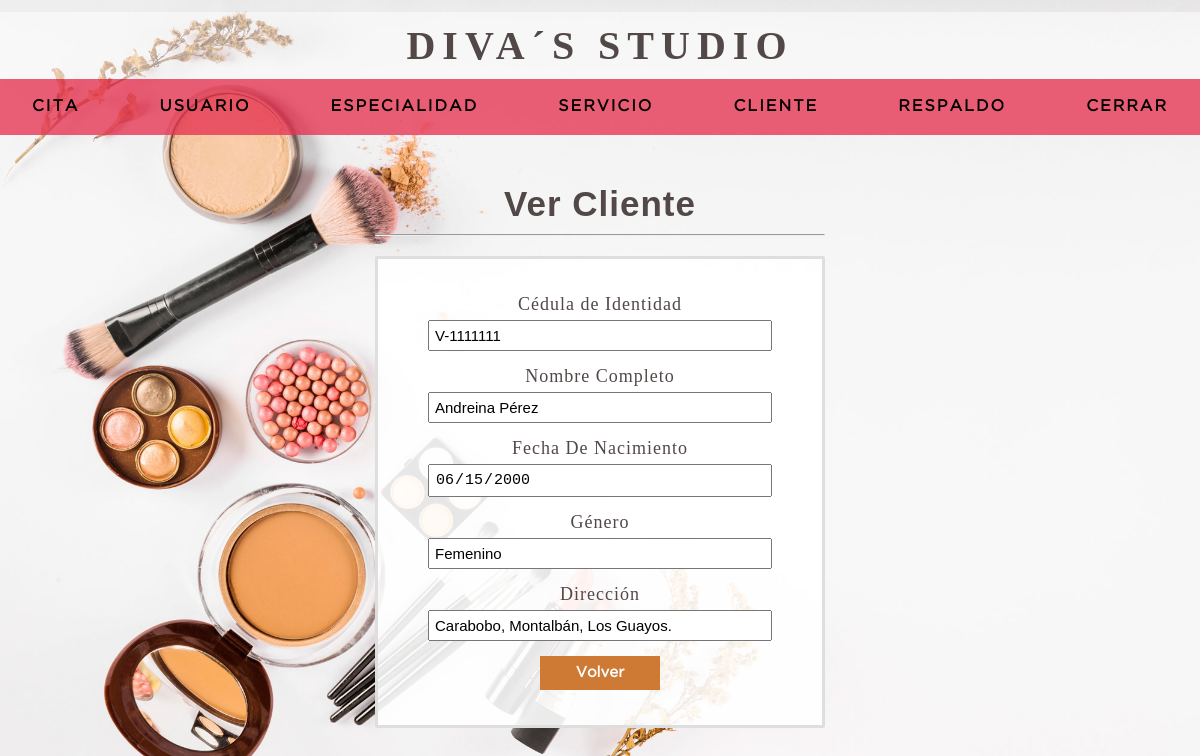
The app's page /mas_cliente.php?ci=V-1111111 (signed in) with its own data.
### tables this page shows
CREATE TABLE `cliente` (
  `ci_cliente` varchar(20) NOT NULL,
  `nombre` varchar(50) NOT NULL,
  `apellido` varchar(50) NOT NULL,
  `fecha_nacimiento` date NOT NULL,
  `codgenero` int(11) NOT NULL,
  `fechaingreso` timestamp NOT NULL DEFAULT current_timestamp() ON UPDATE current_timestamp(),
  `estatus` int(1) NOT NULL DEFAULT 1,
  PRIMARY KEY (`ci_cliente`) USING BTREE,
  KEY `codgenero` (`codgenero`),
  CONSTRAINT `cliente_ibfk_1` FOREIGN KEY (`codgenero`) REFERENCES `genero` (`codgenero`) ON DELETE CASCADE ON UPDATE CASCADE
);

CREATE TABLE `genero` (
  `codgenero` int(11) NOT NULL AUTO_INCREMENT,
  `descripcion` varchar(30) NOT NULL,
  PRIMARY KEY (`codgenero`)
);

CREATE TABLE `estados` (
  `id_estado` int(11) NOT NULL AUTO_INCREMENT,
  `estado` varchar(250) NOT NULL,
  PRIMARY KEY (`id_estado`)
);

CREATE TABLE `ciudades` (
  `id_ciudad` int(11) NOT NULL AUTO_INCREMENT,
  `id_estado` int(11) NOT NULL,
  `ciudad` varchar(200) NOT NULL,
  PRIMARY KEY (`id_ciudad`) USING BTREE,
  KEY `id_estado` (`id_estado`),
  CONSTRAINT `ciudades_ibfk_1` FOREIGN KEY (`id_estado`) REFERENCES `estados` (`id_estado`) ON DELETE CASCADE ON UPDATE CASCADE
);

CREATE TABLE `municipios` (
  `id_municipio` int(11) NOT NULL AUTO_INCREMENT,
  `id_estado` int(11) NOT NULL,
  `municipio` varchar(100) NOT NULL,
  PRIMARY KEY (`id_municipio`),
  KEY `id_estado` (`id_estado`),
  CONSTRAINT `municipios_ibfk_1` FOREIGN KEY (`id_estado`) REFERENCES `estados` (`id_estado`) ON DELETE CASCADE ON UPDATE CASCADE
);

### mas_cliente.php (the view, shortened to what this page needs)
<?php
include 'includes/conexion.php';
    $ci_cliente = $_REQUEST['ci'];
	$sql =mysqli_query($conexion, "SELECT  c.nombre, c.apellido, c.fecha_nacimiento,
											g.descripcion,
											e.estado, ciu.ciudad, m.municipio, d.detalle_direccion
									FROM cliente c
									INNER JOIN genero g      ON c.codgenero = g.codgenero
									INNER JOIN direccion d   ON c.ci_cliente = d.ci_cliente
													INNER JOIN estados e         ON d.id_estado = e.id_estado
													INNER JOIN ciudades ciu      ON d.id_ciudad = ciu.id_ciudad
													INNER JOIN municipios m      ON d.id_municipio = m.id_municipio
									WHERE c.ci_cliente = '$ci_cliente' ");
		while ($data = mysqli_fetch_array($sql)){
			$nombre = $data['nombre'];
			$apellido = $data['apellido'];
			$ncompleto = $nombre ." ". $apellido;
			$fecha_nacimiento = $data['fecha_nacimiento'];
			$genero = $data['descripcion'];
			$estado=$data['estado'];
			$ciudad=$data['ciudad'];
			$municipio=$data['municipio'];
			$detalle_direccion=$data['detalle_direccion'];
			if(!empty ($detalle_direccion)){
				$direccion = $estado. ", " .$ciudad.", ".$municipio.", ".$detalle_direccion.".";
			} else{
				$direccion = $estado. ", " .$ciudad.", ".$municipio.".";
			}
		}
?>
<html lang="en">
	<head>
		<?php include "includes/scripts.php";?>
	</head>
	<body>
		<?php include "includes/headeruser.php";?>
		<section class="container">
			<div class="register">
				<h2>Ver Cliente</h2>
				<hr>
				<form action="" method="post">
					<label for ="ci_cliente">Cédula de Identidad</label>
					<input type="text" name="ci_cliente" class="ci"  value="<?php echo $ci_cliente; ?>" readonly>
					<label for ="nombre">Nombre Completo</label>
					<input type="text" name="nombre" value="<?php echo $ncompleto ?>"  readonly>
					<label for ="fecha_nacimiento">Fecha De Nacimiento </label>
					<input type="date"name="fecha_nacimiento" value="<?php echo $fecha_nacimiento?>"  readonly >
					<label for ="codgenero">Género </label>
					<input type="text" name="codgenero" value="<?php echo $genero ?>"  readonly>
					<label for ="direccion">Dirección</label>
					<input type="text" name="direccion" value="<?php echo $direccion ?>"  readonly>
					<a href="listado_cita.php" class="btn_cancel volver"> Volver</a>
				</form>
			</div>
		</section>
	</body>
</html>

### css/style.css (style rules this page uses)
* { margin: 0; padding: 0; box-sizing: border-box; }
body { background-image: url('../imagen/bg-2.jpg'); background-position:center; background-repeat: no-repeat; background-size:cover; background-attachment:fixed; }
h1, h2, h3, h4, h5, h6 { font-family: 'arial'; font-weight: bold; letter-spacing: 1px; }
h2 { font-size: 20px; }
a { text-decoration: none; }
.container { padding: 10rem 15px 15px; }
.register { width: 450px; margin: auto; }
.container h2 { color: rgb(82, 72, 72); margin:12px 0 10px 0; font-size: 35px; text-align: center; }
hr { margin-bottom:20px; }
form { margin: auto; padding: 20px 50px; background-color: rgba(255, 255, 255, 0.9); border-radius:2px; border:3px solid #dedede; }
label { display: block; font-size: 18px; margin: 15px auto 5px auto; letter-spacing:1px; }
input, select { width: 100%; font-size: 15px; padding: 5px; }
.btn_cancel, .btn_ok { width:120px; background: #E53939; color:#ffffff; display:inline-block; border:0; padding:10px; margin: 15px 10px; font-size: 15px; font-family: 'GothamBook'; font-weight:bold; cursor: pointer; }
.btn_cancel { background: #2373a8; }
.volver { background: #CF7A34; }
.container { color: rgb(82, 72, 72); margin:12px 0 10px 0; font-size: 25px; text-align: center; }

### records on screen
cliente: nombre "Andreina Pérez", fecha_nacimiento "06/15/2000", codgenero "Femenino", direccion "Carabobo, Montalbán, Los Guayos."
